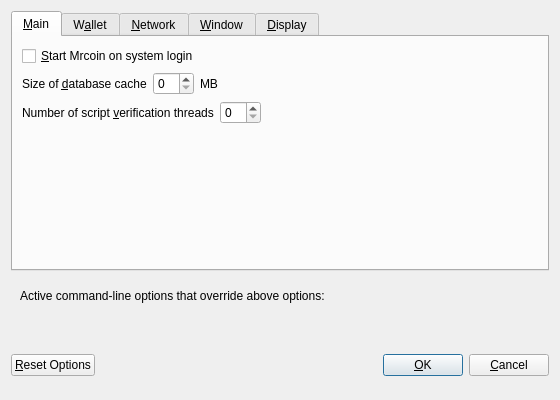
<?xml version="1.0" encoding="UTF-8"?>
<ui version="4.0">
 <class>OptionsDialog</class>
 <widget class="QDialog" name="OptionsDialog">
  <property name="geometry">
   <rect>
    <x>0</x>
    <y>0</y>
    <width>560</width>
    <height>400</height>
   </rect>
  </property>
  <property name="windowTitle">
   <string>Options</string>
  </property>
  <property name="modal">
   <bool>true</bool>
  </property>
  <layout class="QVBoxLayout" name="verticalLayout">
   <item>
    <widget class="QTabWidget" name="tabWidget">
     <property name="currentIndex">
      <number>0</number>
     </property>
     <widget class="QWidget" name="tabMain">
      <attribute name="title">
       <string>&amp;Main</string>
      </attribute>
      <layout class="QVBoxLayout" name="verticalLayout_Main">
       <item>
        <widget class="QCheckBox" name="MrcoinAtStartup">
         <property name="toolTip">
          <string>Automatically start Mrcoin after logging in to the system.</string>
         </property>
         <property name="text">
          <string>&amp;Start Mrcoin on system login</string>
         </property>
        </widget>
       </item>
       <item>
        <layout class="QHBoxLayout" name="horizontalLayout_2_Main">
         <item>
          <widget class="QLabel" name="databaseCacheLabel">
           <property name="text">
            <string>Size of &amp;database cache</string>
           </property>
           <property name="textFormat">
            <enum>Qt::PlainText</enum>
           </property>
           <property name="buddy">
            <cstring>databaseCache</cstring>
           </property>
          </widget>
         </item>
         <item>
          <widget class="QSpinBox" name="databaseCache"/>
         </item>
         <item>
          <widget class="QLabel" name="databaseCacheUnitLabel">
           <property name="text">
            <string>MB</string>
           </property>
           <property name="textFormat">
            <enum>Qt::PlainText</enum>
           </property>
          </widget>
         </item>
         <item>
          <spacer name="horizontalSpacer_2_Main">
           <property name="orientation">
            <enum>Qt::Horizontal</enum>
           </property>
           <property name="sizeHint" stdset="0">
            <size>
             <width>40</width>
             <height>20</height>
            </size>
           </property>
          </spacer>
         </item>
        </layout>
       </item>
       <item>
        <layout class="QHBoxLayout" name="horizontalLayout_3_Main">
         <item>
          <widget class="QLabel" name="threadsScriptVerifLabel">
           <property name="text">
            <string>Number of script &amp;verification threads</string>
           </property>
           <property name="textFormat">
            <enum>Qt::PlainText</enum>
           </property>
           <property name="buddy">
            <cstring>threadsScriptVerif</cstring>
           </property>
          </widget>
         </item>
         <item>
          <widget class="QSpinBox" name="threadsScriptVerif">
           <property name="toolTip">
            <string>(0 = auto, &lt;0 = leave that many cores free)</string>
           </property>
          </widget>
         </item>
         <item>
          <spacer name="horizontalSpacer_3_Main">
           <property name="orientation">
            <enum>Qt::Horizontal</enum>
           </property>
           <property name="sizeHint" stdset="0">
            <size>
             <width>40</width>
             <height>20</height>
            </size>
           </property>
          </spacer>
         </item>
        </layout>
       </item>
       <item>
        <spacer name="verticalSpacer_Main">
         <property name="orientation">
          <enum>Qt::Vertical</enum>
         </property>
         <property name="sizeHint" stdset="0">
          <size>
           <width>20</width>
           <height>40</height>
          </size>
         </property>
        </spacer>
       </item>
      </layout>
     </widget>
     <widget class="QWidget" name="tabWallet">
      <attribute name="title">
       <string>W&amp;allet</string>
      </attribute>
      <layout class="QVBoxLayout" name="verticalLayout_Wallet">
       <item>
        <widget class="QLabel" name="transactionFeeInfoLabel">
         <property name="text">
          <string>Optional transaction fee per kB that helps make sure your transactions are processed quickly. Most transactions are 1 kB.</string>
         </property>
         <property name="textFormat">
          <enum>Qt::PlainText</enum>
         </property>
         <property name="wordWrap">
          <bool>true</bool>
         </property>
        </widget>
       </item>
       <item>
        <layout class="QHBoxLayout" name="horizontalLayout_1_Wallet">
         <item>
          <widget class="QLabel" name="transactionFeeLabel">
           <property name="text">
            <string>Pay transaction &amp;fee</string>
           </property>
           <property name="textFormat">
            <enum>Qt::PlainText</enum>
           </property>
           <property name="buddy">
            <cstring>transactionFee</cstring>
           </property>
          </widget>
         </item>
         <item>
          <widget class="MrcoinAmountField" name="transactionFee"/>
         </item>
         <item>
          <spacer name="horizontalSpacer_1_Wallet">
           <property name="orientation">
            <enum>Qt::Horizontal</enum>
           </property>
           <property name="sizeHint" stdset="0">
            <size>
             <width>40</width>
             <height>20</height>
            </size>
           </property>
          </spacer>
         </item>
        </layout>
       </item>
       <item>
        <spacer name="verticalSpacer_Wallet">
         <property name="orientation">
          <enum>Qt::Vertical</enum>
         </property>
         <property name="sizeHint" stdset="0">
          <size>
           <width>20</width>
           <height>40</height>
          </size>
         </property>
        </spacer>
       </item>
       <item>
        <widget class="QGroupBox" name="groupBox">
         <property name="title">
          <string>Expert</string>
         </property>
         <layout class="QVBoxLayout" name="verticalLayout_2">
          <item>
           <widget class="QCheckBox" name="coinControlFeatures">
            <property name="toolTip">
             <string>Whether to show coin control features or not.</string>
            </property>
            <property name="text">
             <string>Enable coin &amp;control features</string>
            </property>
           </widget>
          </item>
          <item>
           <widget class="QCheckBox" name="spendZeroConfChange">
            <property name="toolTip">
             <string>If you disable the spending of unconfirmed change, the change from a transaction cannot be used until that transaction has at least one confirmation. This also affects how your balance is computed.</string>
            </property>
            <property name="text">
             <string>&amp;Spend unconfirmed change</string>
            </property>
           </widget>
          </item>
         </layout>
        </widget>
       </item>
      </layout>
     </widget>
     <widget class="QWidget" name="tabNetwork">
      <attribute name="title">
       <string>&amp;Network</string>
      </attribute>
      <layout class="QVBoxLayout" name="verticalLayout_Network">
       <item>
        <widget class="QCheckBox" name="mapPortUpnp">
         <property name="toolTip">
          <string>Automatically open the Mrcoin client port on the router. This only works when your router supports UPnP and it is enabled.</string>
         </property>
         <property name="text">
          <string>Map port using &amp;UPnP</string>
         </property>
        </widget>
       </item>
       <item>
        <widget class="QCheckBox" name="connectSocks">
         <property name="toolTip">
          <string>Connect to the Mrcoin network through a SOCKS proxy.</string>
         </property>
         <property name="text">
          <string>&amp;Connect through SOCKS proxy (default proxy):</string>
         </property>
        </widget>
       </item>
       <item>
        <layout class="QHBoxLayout" name="horizontalLayout_1_Network">
         <item>
          <widget class="QLabel" name="proxyIpLabel">
           <property name="text">
            <string>Proxy &amp;IP:</string>
           </property>
           <property name="textFormat">
            <enum>Qt::PlainText</enum>
           </property>
           <property name="buddy">
            <cstring>proxyIp</cstring>
           </property>
          </widget>
         </item>
         <item>
          <widget class="QValidatedLineEdit" name="proxyIp">
           <property name="minimumSize">
            <size>
             <width>140</width>
             <height>0</height>
            </size>
           </property>
           <property name="maximumSize">
            <size>
             <width>140</width>
             <height>16777215</height>
            </size>
           </property>
           <property name="toolTip">
            <string>IP address of the proxy (e.g. IPv4: 127.0.0.1 / IPv6: ::1)</string>
           </property>
          </widget>
         </item>
         <item>
          <widget class="QLabel" name="proxyPortLabel">
           <property name="text">
            <string>&amp;Port:</string>
           </property>
           <property name="textFormat">
            <enum>Qt::PlainText</enum>
           </property>
           <property name="buddy">
            <cstring>proxyPort</cstring>
           </property>
          </widget>
         </item>
         <item>
          <widget class="QLineEdit" name="proxyPort">
           <property name="minimumSize">
            <size>
             <width>55</width>
             <height>0</height>
            </size>
           </property>
           <property name="maximumSize">
            <size>
             <width>55</width>
             <height>16777215</height>
            </size>
           </property>
           <property name="toolTip">
            <string>Port of the proxy (e.g. 9050)</string>
           </property>
          </widget>
         </item>
         <item>
          <widget class="QLabel" name="socksVersionLabel">
           <property name="text">
            <string>SOCKS &amp;Version:</string>
           </property>
           <property name="textFormat">
            <enum>Qt::PlainText</enum>
           </property>
           <property name="buddy">
            <cstring>socksVersion</cstring>
           </property>
          </widget>
         </item>
         <item>
          <widget class="QValueComboBox" name="socksVersion">
           <property name="toolTip">
            <string>SOCKS version of the proxy (e.g. 5)</string>
           </property>
          </widget>
         </item>
         <item>
          <spacer name="horizontalSpacer_1_Network">
           <property name="orientation">
            <enum>Qt::Horizontal</enum>
           </property>
           <property name="sizeHint" stdset="0">
            <size>
             <width>40</width>
             <height>20</height>
            </size>
           </property>
          </spacer>
         </item>
        </layout>
       </item>
       <item>
        <spacer name="verticalSpacer_Network">
         <property name="orientation">
          <enum>Qt::Vertical</enum>
         </property>
         <property name="sizeHint" stdset="0">
          <size>
           <width>20</width>
           <height>40</height>
          </size>
         </property>
        </spacer>
       </item>
      </layout>
     </widget>
     <widget class="QWidget" name="tabWindow">
      <attribute name="title">
       <string>&amp;Window</string>
      </attribute>
      <layout class="QVBoxLayout" name="verticalLayout_Window">
       <item>
        <widget class="QCheckBox" name="minimizeToTray">
         <property name="toolTip">
          <string>Show only a tray icon after minimizing the window.</string>
         </property>
         <property name="text">
          <string>&amp;Minimize to the tray instead of the taskbar</string>
         </property>
        </widget>
       </item>
       <item>
        <widget class="QCheckBox" name="minimizeOnClose">
         <property name="toolTip">
          <string>Minimize instead of exit the application when the window is closed. When this option is enabled, the application will be closed only after selecting Quit in the menu.</string>
         </property>
         <property name="text">
          <string>M&amp;inimize on close</string>
         </property>
        </widget>
       </item>
       <item>
        <spacer name="verticalSpacer_Window">
         <property name="orientation">
          <enum>Qt::Vertical</enum>
         </property>
         <property name="sizeHint" stdset="0">
          <size>
           <width>20</width>
           <height>40</height>
          </size>
         </property>
        </spacer>
       </item>
      </layout>
     </widget>
     <widget class="QWidget" name="tabDisplay">
      <attribute name="title">
       <string>&amp;Display</string>
      </attribute>
      <layout class="QVBoxLayout" name="verticalLayout_Display">
       <item>
        <layout class="QHBoxLayout" name="horizontalLayout_1_Display">
         <item>
          <widget class="QLabel" name="langLabel">
           <property name="text">
            <string>User Interface &amp;language:</string>
           </property>
           <property name="textFormat">
            <enum>Qt::PlainText</enum>
           </property>
           <property name="buddy">
            <cstring>lang</cstring>
           </property>
          </widget>
         </item>
         <item>
          <widget class="QValueComboBox" name="lang">
           <property name="toolTip">
            <string>The user interface language can be set here. This setting will take effect after restarting Mrcoin.</string>
           </property>
          </widget>
         </item>
        </layout>
       </item>
       <item>
        <layout class="QHBoxLayout" name="horizontalLayout_2_Display">
         <item>
          <widget class="QLabel" name="unitLabel">
           <property name="text">
            <string>&amp;Unit to show amounts in:</string>
           </property>
           <property name="textFormat">
            <enum>Qt::PlainText</enum>
           </property>
           <property name="buddy">
            <cstring>unit</cstring>
           </property>
          </widget>
         </item>
         <item>
          <widget class="QValueComboBox" name="unit">
           <property name="toolTip">
            <string>Choose the default subdivision unit to show in the interface and when sending coins.</string>
           </property>
          </widget>
         </item>
        </layout>
       </item>
       <item>
        <widget class="QCheckBox" name="displayAddresses">
         <property name="toolTip">
          <string>Whether to show Mrcoin addresses in the transaction list or not.</string>
         </property>
         <property name="text">
          <string>&amp;Display addresses in transaction list</string>
         </property>
        </widget>
       </item>
       <item>
        <layout class="QHBoxLayout" name="horizontalLayout_3_Display">
         <item>
          <widget class="QLabel" name="thirdPartyTxUrlsLabel">
           <property name="toolTip">
            <string>Third party URLs (e.g. a block explorer) that appear in the transactions tab as context menu items. %s in the URL is replaced by transaction hash. Multiple URLs are separated by vertical bar |.</string>
           </property>
           <property name="text">
            <string>Third party transaction URLs</string>
           </property>
           <property name="buddy">
            <cstring>thirdPartyTxUrls</cstring>
           </property>
          </widget>
         </item>
         <item>
          <widget class="QLineEdit" name="thirdPartyTxUrls">
           <property name="toolTip">
            <string>Third party URLs (e.g. a block explorer) that appear in the transactions tab as context menu items. %s in the URL is replaced by transaction hash. Multiple URLs are separated by vertical bar |.</string>
           </property>
          </widget>
         </item>
        </layout>
       </item>
       <item>
        <spacer name="verticalSpacer_Display">
         <property name="orientation">
          <enum>Qt::Vertical</enum>
         </property>
         <property name="sizeHint" stdset="0">
          <size>
           <width>20</width>
           <height>40</height>
          </size>
         </property>
        </spacer>
       </item>
      </layout>
     </widget>
    </widget>
   </item>
   <item>
    <widget class="QFrame" name="frame">
     <layout class="QVBoxLayout" name="verticalLayout_Bottom">
      <item>
       <layout class="QHBoxLayout" name="horizontalLayout_Bottom">
        <item>
         <widget class="QLabel" name="overriddenByCommandLineInfoLabel">
          <property name="text">
           <string>Active command-line options that override above options:</string>
          </property>
          <property name="textFormat">
           <enum>Qt::PlainText</enum>
          </property>
         </widget>
        </item>
        <item>
         <spacer name="horizontalSpacer_Bottom">
          <property name="orientation">
           <enum>Qt::Horizontal</enum>
          </property>
          <property name="sizeHint" stdset="0">
           <size>
            <width>40</width>
            <height>20</height>
           </size>
          </property>
         </spacer>
        </item>
       </layout>
      </item>
      <item>
       <widget class="QLabel" name="overriddenByCommandLineLabel">
        <property name="text">
         <string/>
        </property>
        <property name="textFormat">
         <enum>Qt::PlainText</enum>
        </property>
        <property name="wordWrap">
         <bool>true</bool>
        </property>
       </widget>
      </item>
     </layout>
    </widget>
   </item>
   <item>
    <layout class="QHBoxLayout" name="horizontalLayout_Buttons">
     <item>
      <widget class="QPushButton" name="resetButton">
       <property name="toolTip">
        <string>Reset all client options to default.</string>
       </property>
       <property name="text">
        <string>&amp;Reset Options</string>
       </property>
       <property name="autoDefault">
        <bool>false</bool>
       </property>
      </widget>
     </item>
     <item>
      <spacer name="horizontalSpacer_1">
       <property name="orientation">
        <enum>Qt::Horizontal</enum>
       </property>
       <property name="sizeHint" stdset="0">
        <size>
         <width>40</width>
         <height>48</height>
        </size>
       </property>
      </spacer>
     </item>
     <item>
      <widget class="QLabel" name="statusLabel">
       <property name="minimumSize">
        <size>
         <width>200</width>
         <height>0</height>
        </size>
       </property>
       <property name="font">
        <font>
         <weight>75</weight>
         <bold>true</bold>
        </font>
       </property>
       <property name="text">
        <string/>
       </property>
       <property name="textFormat">
        <enum>Qt::PlainText</enum>
       </property>
       <property name="wordWrap">
        <bool>true</bool>
       </property>
      </widget>
     </item>
     <item>
      <spacer name="horizontalSpacer_2">
       <property name="orientation">
        <enum>Qt::Horizontal</enum>
       </property>
       <property name="sizeHint" stdset="0">
        <size>
         <width>40</width>
         <height>48</height>
        </size>
       </property>
      </spacer>
     </item>
     <item>
      <widget class="QPushButton" name="okButton">
       <property name="text">
        <string>&amp;OK</string>
       </property>
      </widget>
     </item>
     <item>
      <widget class="QPushButton" name="cancelButton">
       <property name="text">
        <string>&amp;Cancel</string>
       </property>
       <property name="autoDefault">
        <bool>false</bool>
       </property>
      </widget>
     </item>
    </layout>
   </item>
  </layout>
 </widget>
 <customwidgets>
  <customwidget>
   <class>MrcoinAmountField</class>
   <extends>QLineEdit</extends>
   <header>Mrcoinamountfield.h</header>
   <container>1</container>
  </customwidget>
  <customwidget>
   <class>QValidatedLineEdit</class>
   <extends>QLineEdit</extends>
   <header>qvalidatedlineedit.h</header>
  </customwidget>
  <customwidget>
   <class>QValueComboBox</class>
   <extends>QComboBox</extends>
   <header>qvaluecombobox.h</header>
  </customwidget>
 </customwidgets>
 <resources/>
 <connections/>
</ui>
